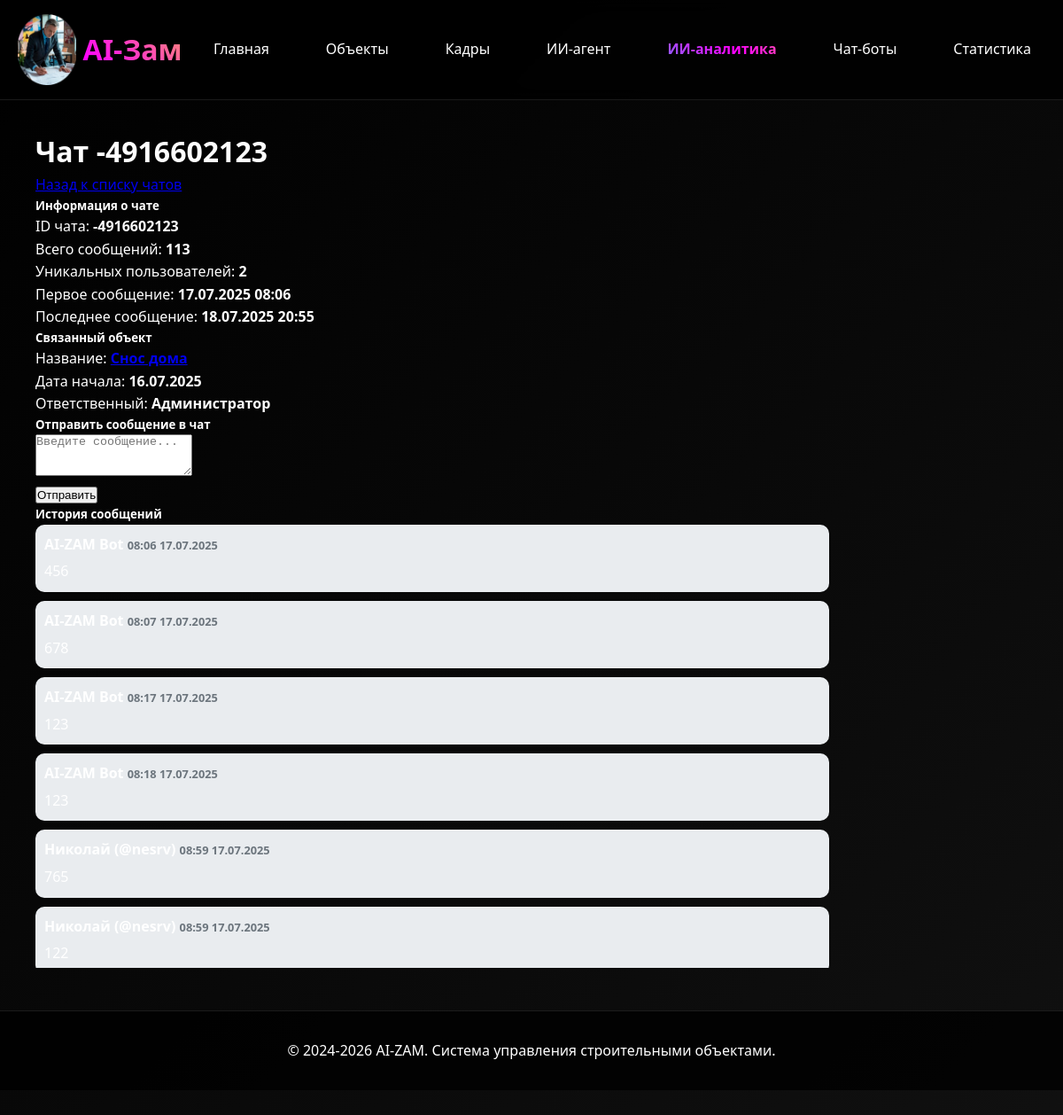
Page /telegram/chats/-4916602123/ on the earlier database version.
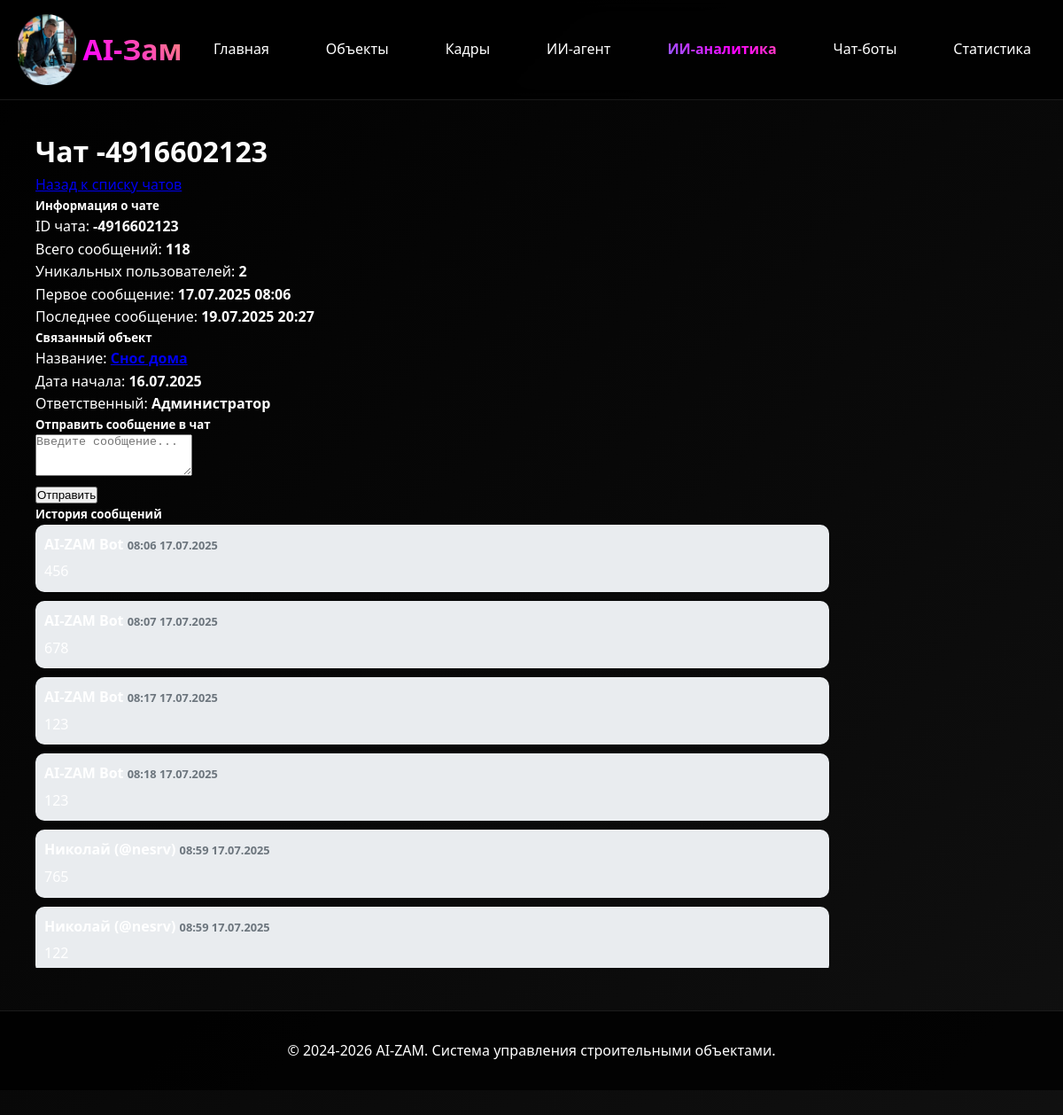
Same page on the later database version.
### telegrambot/models.py (models this page shows, shortened)
class ChatMessage(models.Model):
    chat_id = models.CharField(max_length=255, verbose_name="ID чата")
    message_text = models.TextField(verbose_name="Текст сообщения")
    from_user = models.CharField(max_length=255, verbose_name="От пользователя")
    created_at = models.DateTimeField(auto_now_add=True, verbose_name="Дата создания")
    message_id = models.BigIntegerField(null=True, blank=True, verbose_name="ID сообщения")
    reply_to_message_id = models.BigIntegerField(null=True, blank=True, verbose_name="ID сообщения, на которое отвечают")
    forward_from = models.JSONField(null=True, blank=True, verbose_name="Информация о пересланном сообщении")
    class Meta:
        verbose_name = "Сообщение чата"
        verbose_name_plural = "Сообщения чатов"
        ordering = ['-created_at']
        indexes = [
            models.Index(fields=['chat_id']),
            models.Index(fields=['message_id']),
        ]
    def is_reply(self):
        return self.reply_to_message_id is not None
    def is_forwarded(self):
        return self.forward_from is not None

### telegrambot/views_chat_messages.py (the view)
# urls.py: path('chats/<str:chat_id>/', chat_messages_detail, name='chat_messages_detail'),
def chat_messages_detail(request, chat_id):
    try:
        messages = ChatMessage.objects.filter(
            chat_id=chat_id
        ).order_by('created_at')
        objekt = None
        try:
            objekt = Objekt.objects.filter(chat_id=chat_id).first()
        except:
            pass
        stats = {
            'message_count': messages.count(),
            'first_message': messages.first(),
            'last_message': messages.last(),
            'unique_users': messages.values('from_user').distinct().count()
        }
        top_users = messages.values('from_user').annotate(
            count=Count('id')
        ).order_by('-count')[:10]
        context = {
            'chat_id': chat_id,
            'messages': messages,
            'objekt': objekt,
            'stats': stats,
            'top_users': top_users
        }
        return render(request, 'telegrambot/chat_messages_detail.html', context)
    except Exception as e:
        logger.error(f"Ошибка получения деталей чата {chat_id}: {e}")
        return JsonResponse({'error': str(e)}, status=500)

### telegrambot/templates/telegrambot/chat_messages_detail.html (shortened to what this page needs)
{% extends 'base/base.html' %}
{% block content %}
<div class="container mt-4">
    <div class="d-flex justify-content-between align-items-center mb-4">
        <h1>Чат {{ chat_id }}</h1>
        <a href="{% url 'telegrambot:chat_messages_list' %}" class="btn btn-secondary">
            Назад к списку чатов
        </a>
    </div>
    <div class="row mb-4">
        <div class="col-md-6">
            <div class="card">
                <div class="card-body">
                    <h5 class="card-title">Информация о чате</h5>
                    <p class="card-text">ID чата: <strong>{{ chat_id }}</strong></p>
                    <p class="card-text">Всего сообщений: <strong>{{ stats.message_count }}</strong></p>
                    <p class="card-text">Уникальных пользователей: <strong>{{ stats.unique_users }}</strong></p>
                    {% if stats.first_message %}
                    <p class="card-text">Первое сообщение: <strong>{{ stats.first_message.created_at|date:"d.m.Y H:i" }}</strong></p>
                    {% endif %}
                    {% if stats.last_message %}
                    <p class="card-text">Последнее сообщение: <strong>{{ stats.last_message.created_at|date:"d.m.Y H:i" }}</strong></p>
                    {% endif %}
                </div>
            </div>
        </div>
        <div class="col-md-6">
            <div class="card">
                <div class="card-body">
                    <h5 class="card-title">Связанный объект</h5>
                    {% if objekt %}
                    <p class="card-text">Название: <strong><a href="{% url 'object:detail' objekt.id %}">{{ objekt.nazvanie }}</a></strong></p>
                    <p class="card-text">Дата начала: <strong>{{ objekt.data_nachala|date:"d.m.Y" }}</strong></p>
                    <p class="card-text">Ответственный: <strong>{{ objekt.otvetstvennyj }}</strong></p>
                    {% else %}
                    <p class="card-text">Чат не связан с объектом</p>
                    {% endif %}
                </div>
            </div>
        </div>
    </div>
    <div class="row mb-4">
        <div class="col-md-12">
            <div class="card">
                <div class="card-body">
                    <h5 class="card-title">Отправить сообщение в чат</h5>
                    <form id="send-message-form">
                        <div class="mb-3">
                            <textarea class="form-control" id="message-text" rows="3" placeholder="Введите сообщение..."></textarea>
                        </div>
                        <button type="submit" class="btn btn-primary">Отправить</button>
                    </form>
                </div>
            </div>
        </div>
    </div>
    <div class="row">
        <div class="col-md-12">
            <div class="card">
                <div class="card-header">
                    <h5>История сообщений</h5>
                </div>
                <div class="card-body">
                    <div id="chat-container">
                        {% for message in messages %}
                        <div class="message {% if 'бот' in message.from_user|lower %}message-from-bot{% else %}message-from-user{% endif %}  ">
                            <div class="message-header">
                                {{ message.from_user }}
                                <span class="message-time">{{ message.created_at|date:"H:i d.m.Y" }}</span>
                            </div>
                            <div class="message-content">
                                {{ message.message_text|linebreaks }}
                            </div>
                        </div>
                        {% empty %}
                        <div class="text-center">
                            <p>Нет сообщений в этом чате</p>
                        </div>
                        {% endfor %}
                    </div>
                </div>
            </div>
        </div>
    </div>
</div>
{% endblock %}

Differences in the rows shown:
no longer on this page (row unchanged): ChatMessage: last_message.created_at "18.07.2025 20:55"
added ChatMessage: last_message.created_at "19.07.2025 20:27"
Other differences:
{{ stats.message_count }}: "113" → "118"
